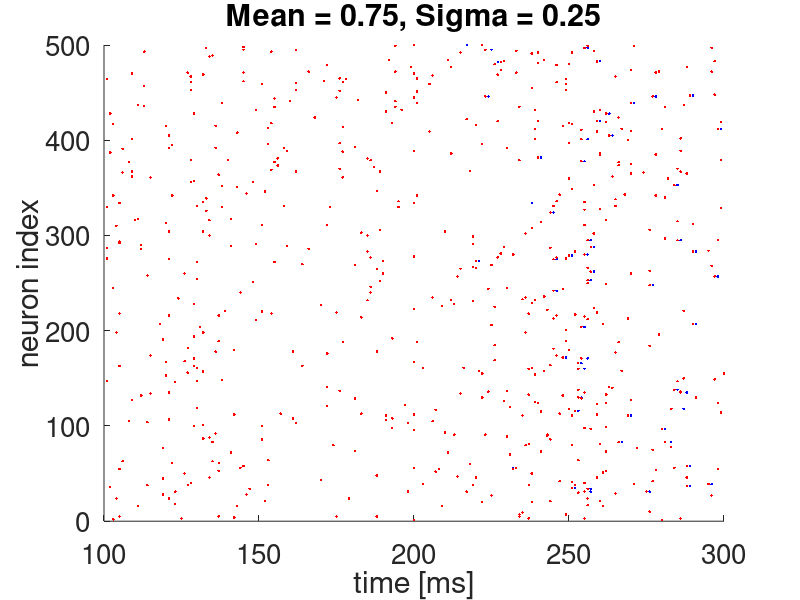
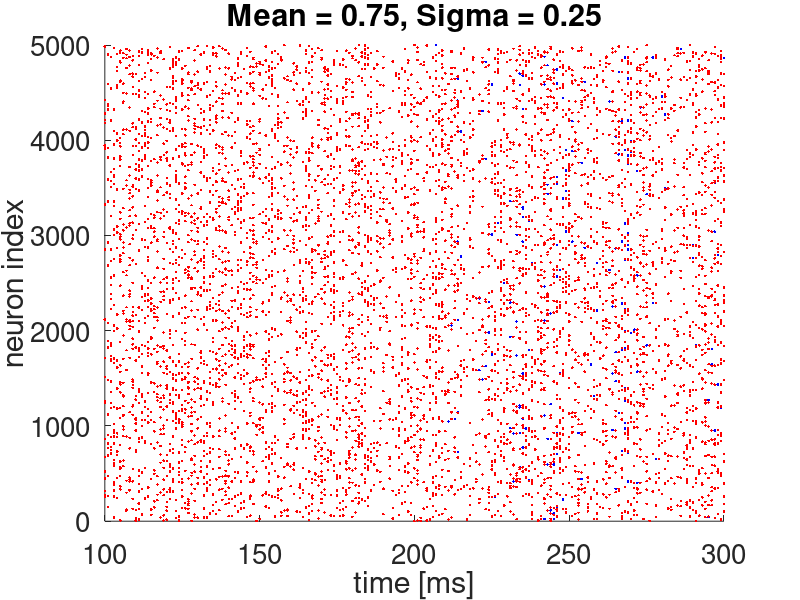
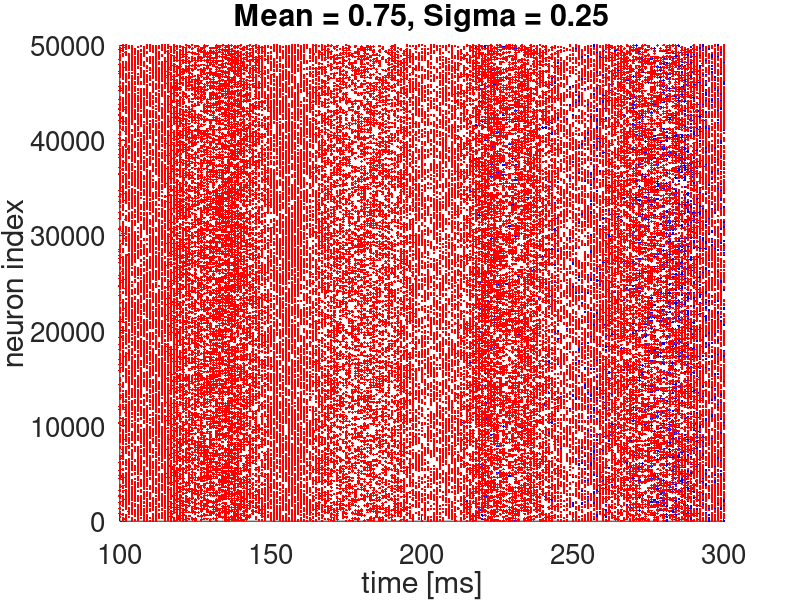
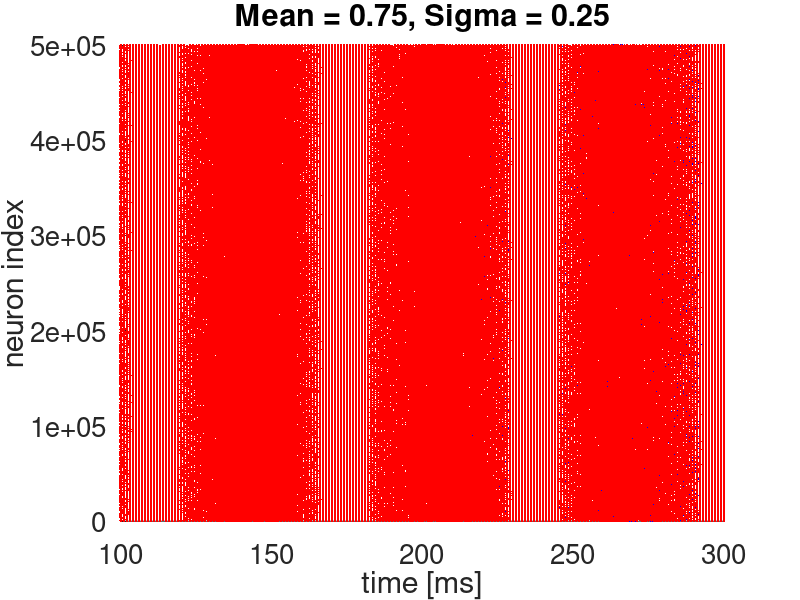

Write the MATLAB code that produced these figures, in order.
% Defining network model parameters
vt = 1;                     % Spiking threshold
tau_m = 10;                 % Membrane time constant [ms]
g_m = 1;                    % Neuron conductance
Nsig = 0.25;                % Variance amplitude of current
Nmean = 0.75;               % Mean current to neurons
tau_I = 10;                 % Time constant to filter the synaptic inputs
N_all = [500, 5000, 50000, 500000]; % Number of neurons in total
dt = 1;                     % Simulation time bin [ms]
T = 300/dt;                 % Simulation length

for N_ind = 1:length(N_all)
    N = N_all(N_ind);               % Set total number of neurons
    NE = 0.5*N;                 % Number of excitatory neurons
    NI = 0.5*N;                 % Number of inhibitory neurons
    W = 2/sqrt(N);                  % Connectivity strength

    % Initialization
    rng(100);                   % RNG seed = 100
    raster = [];                % save spike times for plotting
    raster_spk = [];            % save spike times for plotting (with perturbation)
    v_init = rand(N,1)*vt;      % save initial membrane potential
    noise = randn(N,T);         % save noise input for all timesteps
    I_oneneu = zeros(T,1);      % Step 5: synaptic current for example (excitatory) neuron

    % loop over with and without perturbation
    for i = 1:2
        v = v_init;                 % reset to initial membrane potential
        vv = zeros(N,1);            % variable that notes if v crosses the threshold
        Iback = zeros(N,1);         % building up the external current
        SP = 0;                     % recording spike times
        Ichem = zeros(N,1);         % current coming from synaptic inputs
        Iext = zeros(N,1);          % external current

        % loop over the time
        for t = 1:T
            Iback = Iback + dt/tau_I*(-Iback + noise(:,t));          % generate a colored noise for the current
            Iext = Iback/sqrt(1/(2*(tau_I/dt)))*Nsig+Nmean;         % rescaling the noise current to have the correct mean and variance

            Ichem(1:NE) = Ichem(1:NE) + dt/tau_I*(-Ichem(1:NE) + W*(sum(vv(1:NE))-vv(1:NE))-W*(sum(vv(NE+1:end)))); % current to excitatory neurons coming from the synaptic inputs
            Ichem(NE+1:end) = Ichem(NE+1:end) + dt/tau_I*(-Ichem(NE+1:end) -W*(sum(vv(NE+1:end))-vv(NE+1:end))+W*(sum(vv(1:NE)))); % current to inhibitory neurons coming from the synaptic inputs
            Itot = Iext+Ichem;
            if i == 2  % no extra spike
                I_oneneu(t) = Ichem(1);  % choosing neuron 1 (excitatory) as example
            end
            %%%%%%%%%%% To insert integrate-and-fire model here  %%%%%%%%%%%%%
            v = v + dt/tau_m*(-v + 1/g_m*Itot);
            %%%%%%%%%%%%%%%%%%%%%%%%%%%%%%%%%%%%%%%%%%%%%%%%%%%%%%%%%%%%%%%%%%%
            %%%%%%%%%%% Step 4: Extra spike %%%%%%%%%%%%%%
            if t == 200 && i == 1
                spk_ind = round(linspace(1, N, 10));  % change last element in linspace to change how many neurons to spike
                v(spk_ind) = vt;
            end
            %%%%%%%%%%%%%%%%%%%%%%%%%%%%%%%%%%%%%%%%%%%%%%

            vv =(v>=vt);                                        % spike if voltage crosses the threshold    

            v = (1-vv).*v;                                      % reset after spike
            SP = find(vv);                                      % find the spike times
            if i == 1
                raster_spk = [raster_spk;t*ones(length(SP),1),SP];
            else
                raster=[raster;t*ones(length(SP),1),SP];            % save spike times for plotting
            end
        end
    end


    % Plot the raster output
    h = figure; hold on;
    plot(raster(:,1)*dt, raster(:,2),'.b')
    plot(raster_spk(:,1)*dt, raster_spk(:,2), '.r')
    xlim([100 300])
    xlabel('time [ms]','fontsize',20)
    ylabel('neuron index','fontsize',20)
    title(['Mean = ', num2str(Nmean), ', Sigma = ', num2str(Nsig)])
    set(gca,'fontsize',20);
    set(gca,'YDir','normal')
    hold off;

    % Step 5: Plot synaptic current
    h1 = figure(99); hold on;
    plot(1:T, I_oneneu(:,1), '-', 'DisplayName', ['N = ', num2str(N)])
    xlabel('time [ms]')
    ylabel('Synaptic current \it{I}_{chem}')
    legend()
    title('Synaptic current of example neuron, weight \propto 1/sqrt(N)')
    hold off
end